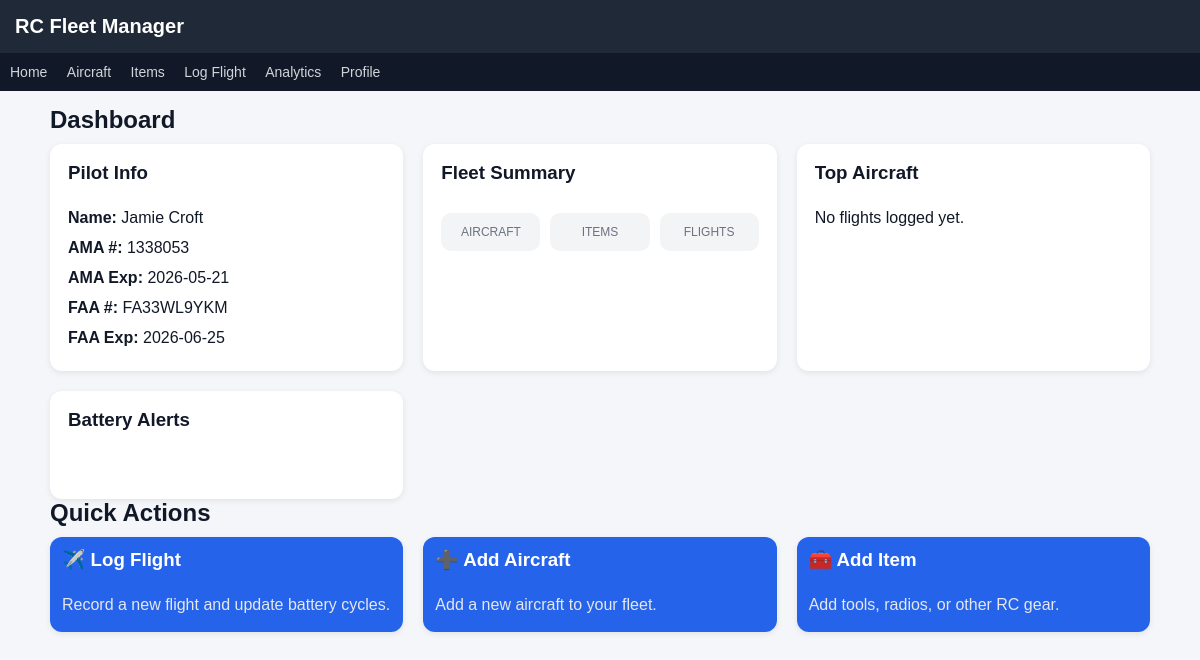
Before: / with the older database file.
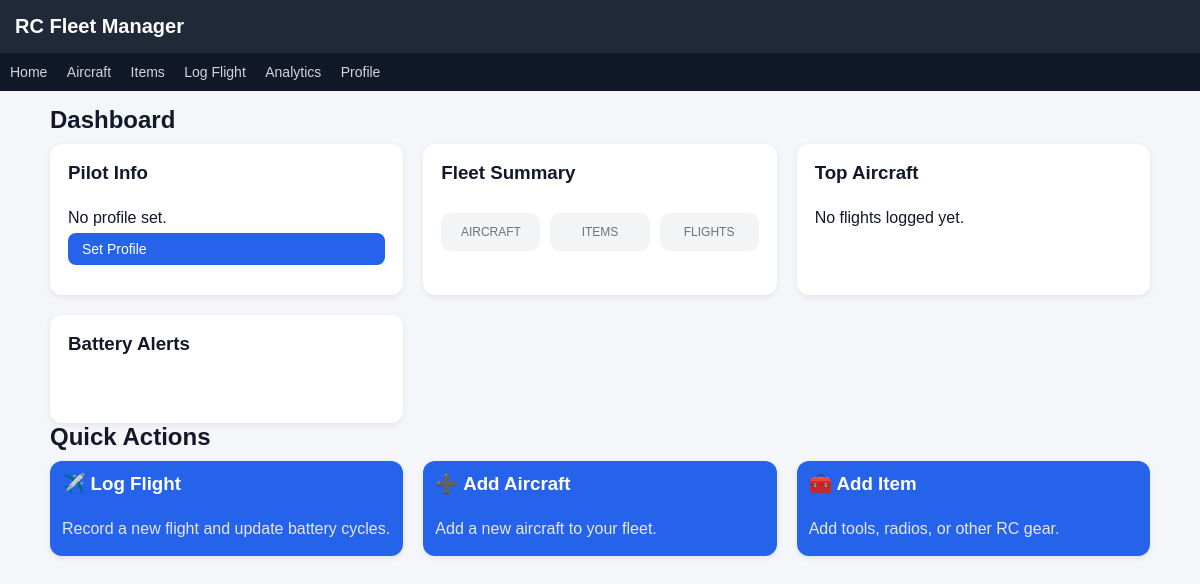
After: the same page with the newer database file.
### tables this page shows
CREATE TABLE pilot_profile (
        id INTEGER PRIMARY KEY,
        name TEXT,
        ama_number TEXT,
        ama_expiration TEXT,
        faa_number TEXT,
        faa_expiration TEXT
    );

### app.py (the view)
@app.route("/")
def home():
    db = get_db()
    total_aircraft = db.execute("SELECT COUNT(*) FROM aircraft").fetchone()[0]
    total_flights = db.execute("SELECT COUNT(*) FROM flights").fetchone()[0]
    total_minutes = db.execute("SELECT SUM(minutes) FROM flights").fetchone()[0] or 0
    pilot = db.execute("SELECT * FROM pilot_profile WHERE id=1").fetchone()
    return render_template(
        "home.html",
        total_aircraft=total_aircraft,
        total_flights=total_flights,
        total_minutes=total_minutes,
        pilot=pilot
    )

### database.py (called while the page is built)
def get_db():
    conn = sqlite3.connect("rc_fleet.db")
    conn.row_factory = sqlite3.Row
    return conn

### templates/home.html (shortened to what this page needs)
{% extends "base.html" %}
{% block content %}
<h2>Dashboard</h2>
<div class="grid">
<div class="card">
<h3>Pilot Info</h3>
{% if pilot and pilot.name %}
<p><b>Name:</b> {{ pilot.name }}</p>
<p><b>AMA #:</b> {{ pilot.ama_number }}</p>
{% if pilot.ama_expiration %}
<p><b>AMA Exp:</b> {{ pilot.ama_expiration }}</p>
{% endif %}
<p><b>FAA #:</b> {{ pilot.faa_number }}</p>
{% if pilot.faa_expiration %}
<p><b>FAA Exp:</b> {{ pilot.faa_expiration }}</p>
{% endif %}
{% else %}
<p>No profile set.</p>
<a class="btn" href="/profile">Set Profile</a>
{% endif %}
</div>
<div class="card">
<h3>Fleet Summary</h3>
<div class="stats">
<div class="stat">
<div class="stat-label">Aircraft</div>
</div>
<div class="stat">
<div class="stat-label">Items</div>
</div>
<div class="stat">
<div class="stat-label">Flights</div>
</div>
</div>
</div>
<div class="card">
<h3>Top Aircraft</h3>
{% if top_aircraft and top_aircraft.name %}
<p class="top-aircraft-name">✈️ {{ top_aircraft.name }}</p>
<p>
<strong>Total Flight Time:</strong>
{{ top_aircraft.total_minutes }} min
</p>
{% else %}
<p>No flights logged yet.</p>
{% endif %}
</div>
<div class="card">
<h3>Battery Alerts</h3>
</div>
</div>
<h2>Quick Actions</h2>
<div class="grid">
<a class="card-link" href="/log_flight">
<div class="card action-card">
<h3>✈️ Log Flight</h3>
<p>Record a new flight and update battery cycles.</p>
</div>
</a>
<a class="card-link" href="/add_aircraft">
<div class="card action-card">
<h3>➕ Add Aircraft</h3>
<p>Add a new aircraft to your fleet.</p>
</div>
</a>
<a class="card-link" href="/add_item">
<div class="card action-card">
<h3>🧰 Add Item</h3>
<p>Add tools, radios, or other RC gear.</p>
</div>
</a>
</div>
{% endblock %}

### templates/base.html (shortened to what this page needs)
<!DOCTYPE html>
<html>
<head>
<link rel="stylesheet" href="/static/style.css">
</head>
<body>
<h1>RC Fleet Manager</h1>
<nav>
<a href="/">Home</a>
<a href="/aircraft">Aircraft</a>
<a href="/items">Items</a>
<a href="/log_flight">Log Flight</a>
<a href="/analytics">Analytics</a>
<a href="/profile">Profile</a>
</nav>
<div class="container">
{% block content %}
{% endblock %}
</div>
</body>
</html>

### static/style.css (style rules this page uses)
body { font-family: Arial, sans-serif; margin: 0; background: #f4f6f9; color: #111827; }
h1 { margin: 0; padding: 15px; background: #1f2937; color: white; font-size: 20px; }
.container h1, .container h2 { margin-top: 0; }
h2 { margin-bottom: 10px; margin-top: 20px; }
h3 { margin-top: 0; }
nav { background: #111827; padding: 10px; }
nav a { color: #d1d5db; margin-right: 15px; text-decoration: none; font-size: 14px; }
.container { padding: 15px; max-width: 1100px; margin: auto; }
.grid { display: grid; grid-template-columns: repeat(auto-fill, minmax(300px, 1fr)); gap: 20px; }
.card-link { text-decoration: none; color: inherit; display: contents; }
.card { background: white; padding: 18px; border-radius: 12px; box-shadow: 0 2px 6px rgba(0,0,0,0.08); position: relative; transition: 0.15s; display: flex; flex-direction: column; }
.card p { margin: 6px 0; }
.action-card { background: #2563eb; color: white; padding: 12px; }
.action-card h3 { color: white; }
.action-card p { color: #e5e7eb; }
.stats { display: flex; gap: 10px; margin-top: 10px; }
.stat { flex: 1; background: #f3f4f6; border-radius: 10px; padding: 12px; text-align: center; }
.stat-label { font-size: 12px; color: #6b7280; text-transform: uppercase; }
.btn { display: inline-block; padding: 8px 14px; background: #2563eb; color: white; border-radius: 8px; text-decoration: none; font-size: 14px; border: none; cursor: pointer; margin-bottom: 12px; }

Changed rows visible on the page:
removed pilot_profile: name "Jamie Croft", ama_number "1338053", ama_expiration "2026-05-21", faa_number "FA33WL9YKM", faa_expiration "2026-06-25"
Other visible differences:
text no longer shown: "Name: AMA #: AMA Exp: FAA #: FAA Exp:"
text now shown: "No profile set. Set Profile"
